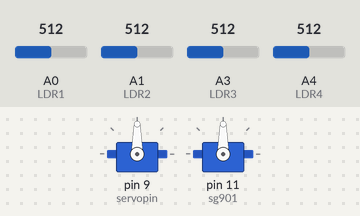
A sketch run on a simulated Arduino Uno, built with avr-gcc and run on an emulated ATmega328P. Shown: 2 × servo. Inputs (shaded band) come from the test bench; at power-on: A0 (LDR1) = 512, A3 (LDR3) = 512, A1 (LDR2) = 512, A4 (LDR4) = 512.

Above: at 3.2 s.
3.3 s: A0 (LDR1) set to 530
At 4.46 s:
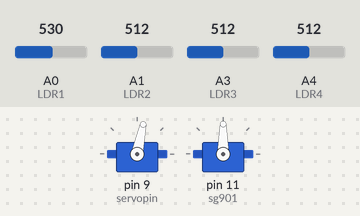
6.3 s: A3 (LDR3) set to 529
At 6.47 s:
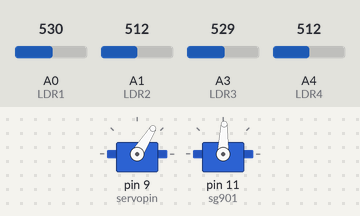
9.3 s: A1 (LDR2) set to 535
At 9.49 s:
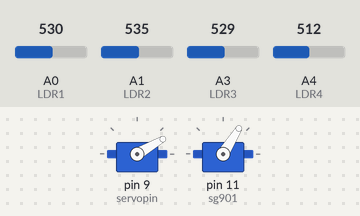
12.3 s: A1 (LDR2) set to 716
At 12.51 s:
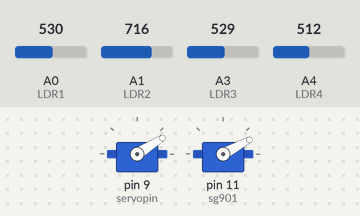
15.3 s: A4 (LDR4) set to 716
At 15.52 s:
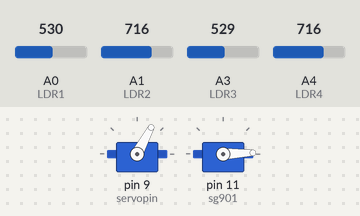
18.3 s: A0 (LDR1) set to 716
At 18.54 s:
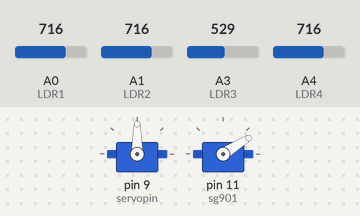
Timing chart, 0 to 26.9 s (numbered marks = the images above; inputs shaded):
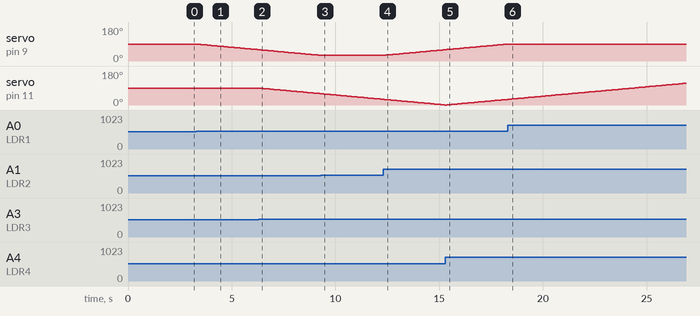

Measured:
- the behaviour switches between 517 and 518 on A0 (LDR1) (found by bisection; images 0 and 1)
- the behaviour switches between 517 and 518 on A3 (LDR3) (found by bisection; images 1 and 2)
- the behaviour switches between 524 and 525 on A1 (LDR2) (found by bisection; images 2 and 3)
- after the input at 3.3 s, servo on pin 9 (servopin): moves from 90° to 60° over 2.9 s, starting at once
- after the input at 6.3 s, servo on pin 11 (sg901): moves from 90° to 60° over 2.9 s, starting at once
- after the input at 9.3 s, servo on pin 9 (servopin): stays 30° (without the input it goes to 29° after 0.04 s)
- after the input at 12.3 s, servo on pin 9 (servopin): moves from 30° to 60° over 2.9 s, starting after 0.06 s
- after the input at 15.3 s, servo on pin 11 (sg901): moves from 0° to 30° over 2.9 s, starting after 0.08 s
- after the input at 18.3 s, servo on pin 9 (servopin): stays 90° (without the input it goes to 91° after 0.10 s)

The sketch:

sg.ino
```cpp
#include <Servo.h>      //including the library of servo motor
Servo sg90,sg901;             //initializing a variable for servo named sg90
int initial_position = 90,initial_position1 = 90;   //Declaring the initial position at 90
int LDR1 = A0;          //Pin at which LDR is connected
int LDR2 = A1;
int LDR3 = A3;          //Pin at which LDR is connected
int LDR4 = A4;//Pin at which LDR is connected
int error = 5;          //initializing variable for error
int servopin=9;
void setup()
{

  sg90.attach(servopin);// attaches the servo on pin 9
  sg901.attach(11); //pin 11 servo 2
  pinMode(LDR1, INPUT);   //Making the LDR pin as input
  pinMode(LDR2, INPUT);
  sg90.write(initial_position);
  sg901.write(initial_position1);//Move servo at 90 degree
  delay(2000);            // giving a delay of 2 seconds
}

void loop()
{
  int R1 = analogRead(LDR1); // reading value from LDR 1
  int R2 = analogRead(LDR2);
  int R3 = analogRead(LDR3); // reading value from LDR 1
  int R4 = analogRead(LDR4);// reading value from LDR 2
  int diff1= abs(R1 - R2);   // Calculating the difference between the LDR's
  int diff2= abs(R2 - R1);
  int diff3= abs(R3 - R4);   // Calculating the difference between the LDR's
  int diff4= abs(R4 - R3);

  if((diff1 <= error) || (diff2 <= error)) {
    //if the difference is under the error then do nothing
  } else {
    if(R1 > R2)
    {
      initial_position = --initial_position;  //Move the servo towards 0 degree
      if(initial_position<1){
        initial_position=0;
      }
    }
    if(R1 < R2)
    {
      initial_position = ++initial_position;
      //Move the servo towards 180 degree
    }
  }

  if((diff3 <= error) || (diff4 <= error)) {
    //if the difference is under the error then do nothing
  } else {
    if(R3 > R4)
    {
      initial_position1 = --initial_position1;
      if(initial_position1<1){
        initial_position1=0;
      }//Move the servo towards 0 degree
    }
    if(R3 < R4)
    {
      initial_position1 = ++initial_position1; //Move the servo towards 180 degree
    }
  }
  sg90.write(initial_position);
  sg901.write(initial_position1);// write the position to servo
  delay(100);
  if(initial_position>=179){
    while(initial_position>1){
      initial_position--;
      sg90.write(initial_position);
      delay(100);
    }
  }

  if(initial_position1>=179){
    while(initial_position1>1){
      initial_position1--;
      sg901.write(initial_position1);
      delay(100);
    }
  }
}
```
